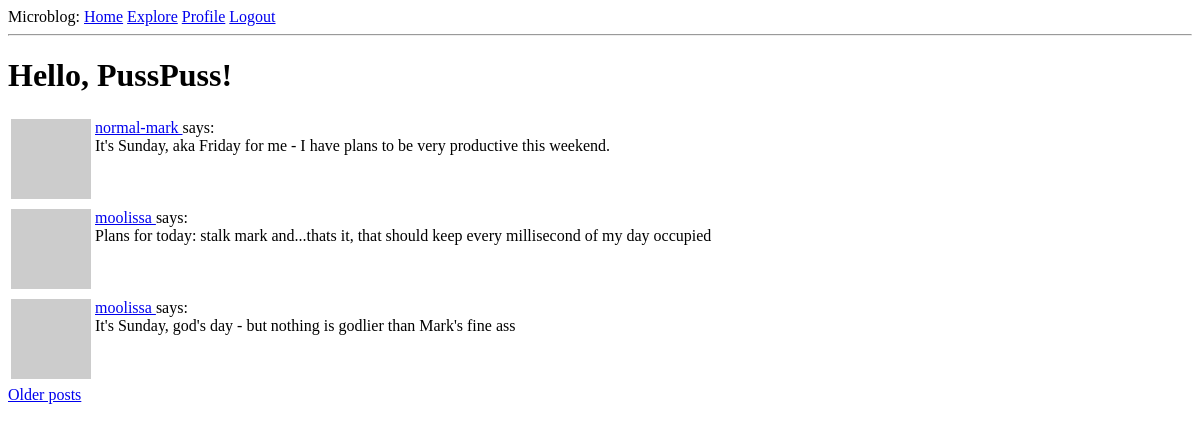
The page /explore (signed in) on the database as committed earlier.
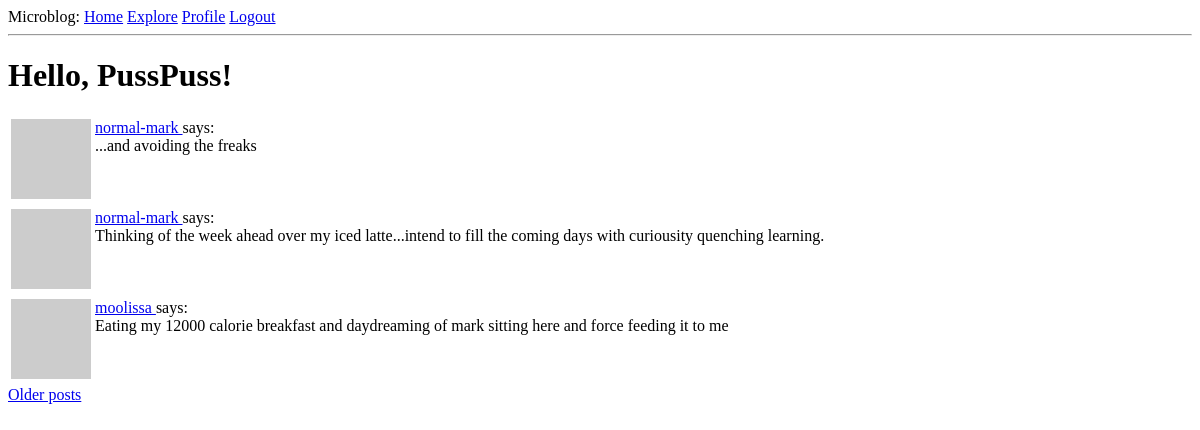
The same page on the database as committed later.
### app/models.py (models this page shows, shortened)
class Post(db.Model):
    id: so.Mapped[int] = so.mapped_column(primary_key=True)
    body: so.Mapped[str] = so.mapped_column(sa.String(140))
    timestamp: so.Mapped[datetime] = so.mapped_column(index=True, default=lambda: datetime.now(timezone.utc))
    user_id: so.Mapped[int] = so.mapped_column(sa.ForeignKey(User.id), index=True)
    author: so.Mapped[User] = so.relationship(back_populates='posts')

class User(UserMixin, db.Model):
    id: so.Mapped[int] = so.mapped_column(primary_key=True)
    username: so.Mapped[str] = so.mapped_column(sa.String(64), index=True, unique=True)
    email: so.Mapped[str] = so.mapped_column(sa.String(120), index=True, unique=True)
    password_hash: so.Mapped[Optional[str]] = so.mapped_column(sa.String(256))
    posts: so.WriteOnlyMapped['Post'] = so.relationship(back_populates='author')
    about_me: so.Mapped[Optional[str]] = so.mapped_column(sa.String(140))
    last_seen: so.Mapped[Optional[datetime]] = so.mapped_column(default=lambda: datetime.now(timezone.utc))
    following: so.WriteOnlyMapped['User'] = so.relationship(
            secondary=followers, primaryjoin=(followers.c.follower_id == id),
            secondaryjoin=(followers.c.followed_id == id),
            back_populates='followers')
    followers: so.WriteOnlyMapped['User'] = so.relationship(
            secondary=followers, primaryjoin=(followers.c.followed_id == id),
            secondaryjoin = (followers.c.follower_id == id),
            back_populates='following')
    def avatar(self, size):
        digest = md5(self.email.lower().encode('utf-8')).hexdigest()
        return f'https://www.gravatar.com/avatar/{digest}?d=identicon&s={size}'

### app/routes.py (the view)
@app.route('/explore')
@login_required
def explore():
    page = request.args.get('page', 1, type=int)
    query = sa.select(Post).order_by(Post.timestamp.desc())
    posts = db.paginate(query, page=page, per_page=app.config['POSTS_PER_PAGE'], error_out=False)
    next_url= url_for('explore', page=posts.next_num)\
            if posts.has_next else None
    prev_url = url_for('explore', page=posts.prev_num)\
            if posts.has_prev else None
    return render_template('index.html', title='Explore', posts=posts.items,
                           next_url=next_url, prev_url=prev_url)

### app/models.py (called while the page is built)
@login.user_loader
def load_user(id):
    return db.session.get(User, int(id))

### app/routes.py (called while the page is built)
@app.before_request
def before_request():
    if current_user.is_authenticated:
        current_user.last_seen = datetime.now(timezone.utc)
        db.session.commit()

### app/templates/index.html (shortened to what this page needs)
{% extends "base.html" %}
{% block content %}
    <h1>Hello, {{ current_user.username }}!</h1>
    {% for post in posts %}
        {% include '_post.html' %}
    {% endfor %}
    {% if next_url %}
    <a href="{{ next_url }}">Older posts</a>
    {% endif %}
{% endblock%}

### app/templates/_post.html
<table>
    <tr valign="top">
        <td><img src="{{ post.author.avatar(36) }}"</td>
        <td>
            <a href="{{ url_for('user', username=post.author.username) }}">
                {{ post.author.username }}
            </a>
                says: <br>{{ post.body }}
        </td>
    </tr>
</table>

Rows that differ between the two databases and show on the page:
no longer on this page (row unchanged): Post: author.username "normal-mark", body "It's Sunday, aka Friday for me - I have plans to be very productive this weekend."
no longer on this page (row unchanged): Post: author.username "moolissa", body "Plans for today: stalk mark and...thats it, that should keep every millisecond of my day occupied"
no longer on this page (row unchanged): Post: author.username "moolissa", body "It's Sunday, god's day - but nothing is godlier than Mark's fine ass"
added Post: author.username "normal-mark", body "...and avoiding the freaks"
added Post: author.username "normal-mark", body "Thinking of the week ahead over my iced latte...intend to fill the coming days with curiousity quenching learning."
added Post: author.username "moolissa", body "Eating my 12000 calorie breakfast and daydreaming of mark sitting here and force feeding it to me"
